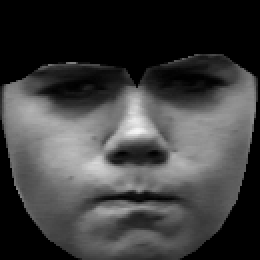
#> input picture New-CK+/anger/S011_004_00000021.png, 130 x 130 px (shown 2 times larger); its folder holds only this picture in this run
$ python LBP_feature_vectors.py
#> lines starting #> are read from the running program, lines starting #| are printed output that depends on the picture
# LBP
import os
import glob
import cv2
from skimage.feature import local_binary_pattern
import scipy
import pandas as pd
import numpy as np


emotions_list = ["anger", "contempt", "disgust", "fear", "happiness", "neutral", "sadness", "surprise"]
list_of_lists = []
for a in emotions_list:
    faces_folder_path = "./New-CK+/" + str(a)

    for pic_file in glob.glob(os.path.join(faces_folder_path, "*.png")):
        src = cv2.imread(pic_file, 0)
#> src is the input picture: shape (130, 130); min 0, max 246, mean 61.8
        lbp_image = local_binary_pattern(src, 8, 2, method='nri_uniform')
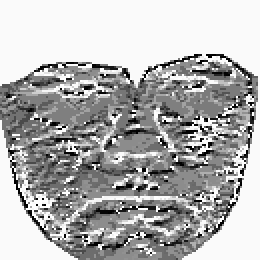
#> lbp_image: shape (130, 130) float64 (shown 2 times larger); min 0, max 58, mean 40.3; drawn with min black and max white
        histogram = scipy.stats.itemfreq(lbp_image)
#> histogram = 59 pairs, first value 0 to 58, second value 11 to 6375
        vector = []
        for c, b in histogram:
            vector.append(b)
#> this loop made 59 passes
#> b on passes 1 to 12: 272, 179, 11, 50, 29, 199, 21, 66, 16, 125, 77, 38
#> after the loop, vector = 59 values, max 6375 at index 57, min 11 at index 2, mean 286.4
        list_of_lists.append([a, vector])
#> pass 2 of the loop `for a in emotions_list:`:
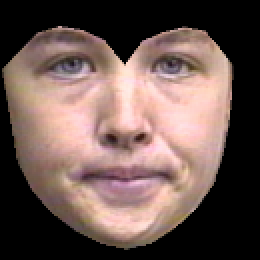
#> input picture New-CK+/contempt/S139_002_00000013.png, 130 x 130 px (shown 2 times larger)
#> `src = cv2.imread(pic_file, 0)`:
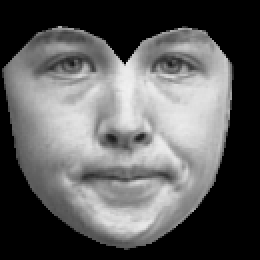
#> src: shape (130, 130) (shown 2 times larger); min 0, max 241, mean 92.8
#> `lbp_image = local_binary_pattern(src, 8, 2, method='nri_uniform')`:
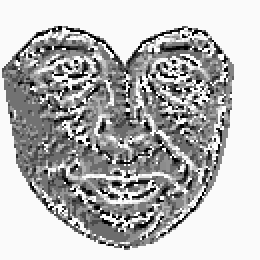
#> lbp_image: shape (130, 130) float64 (shown 2 times larger); min 0, max 58, mean 41.7; drawn with min black and max white
#> histogram = 59 pairs, first value 0 to 58, second value 32 to 7274
#> the loop `for c, b in histogram:` made 59 passes
#> b on passes 1 to 8: 404, 127, 36, 75, 32, 103, 35, 80
#> after the loop `for c, b in histogram:`: vector = 59 values, max 7274 at index 57, min 32 at index 4, mean 286.4

#> (the run stopped early here; a loop or call above may not have finished)
